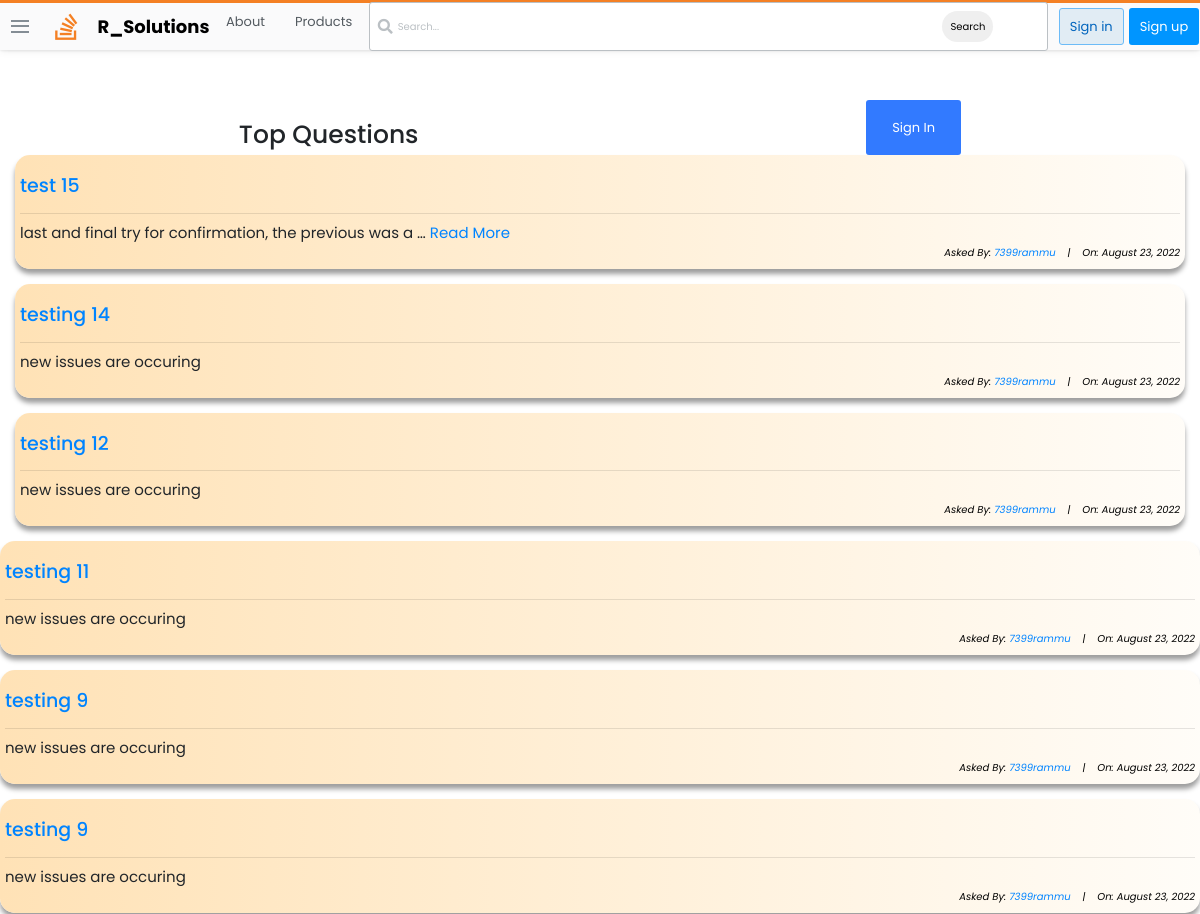
/questions (upper part), run on an earlier commit of the app's database.
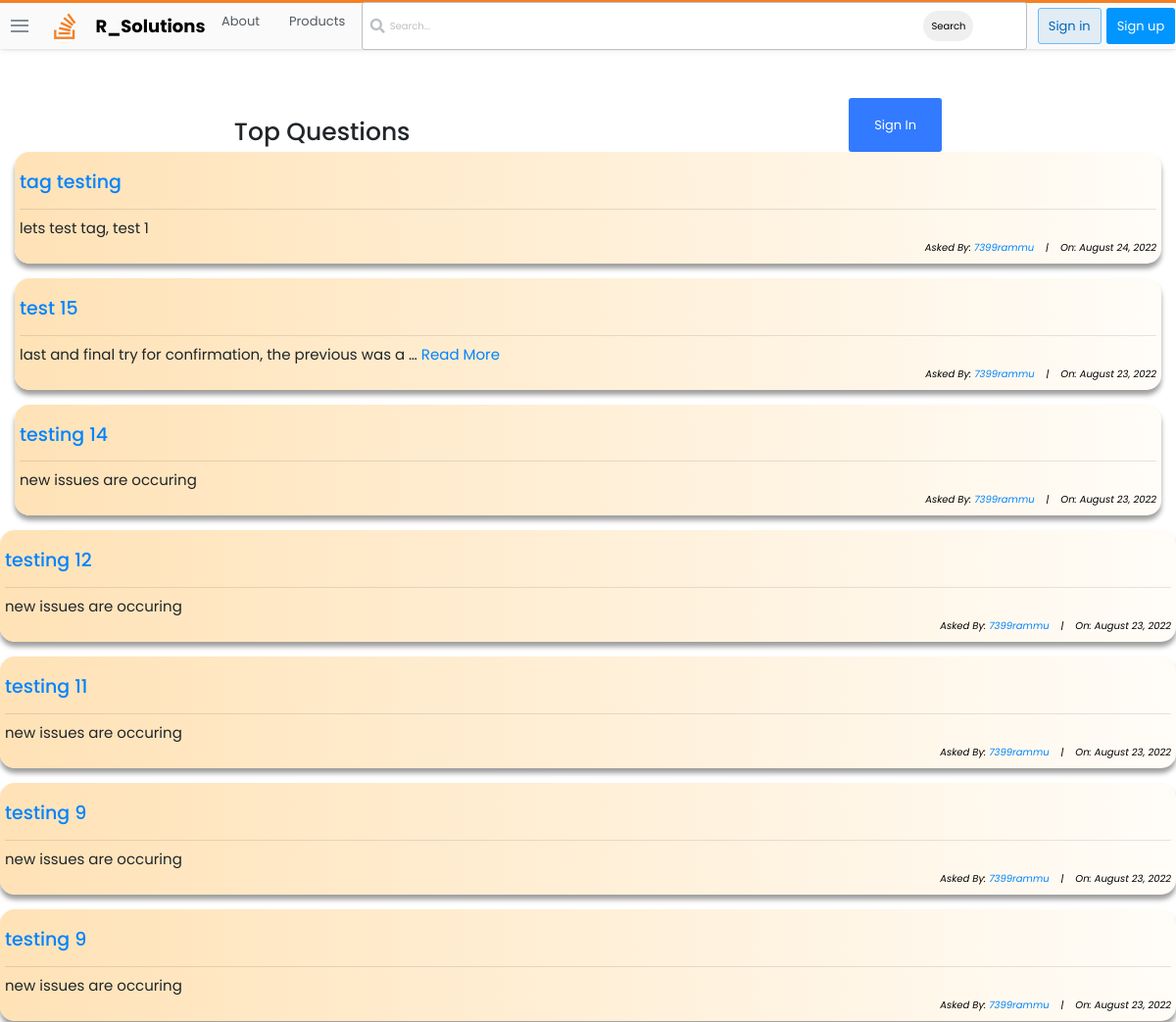
And on a later commit of the database.
### q_a/models.py (models this page shows, shortened)
class Question(models.Model):
    user = models.ForeignKey(User, on_delete=models.CASCADE)
    title = models.CharField(max_length=1000)
    description = models.TextField(null= True, blank=True, max_length=2000)
    image = models.ImageField(null= True, blank=True, upload_to='post_images')
    created_at = models.DateTimeField(default=datetime.now)
    votes = models.ManyToManyField(User, related_name='question_post')
    tags = TaggableManager()

### q_a/views.py (the view)
# urls.py: path('questions', views.Questions.as_view(), name='list'),  #as.view() is used for wiriting a class
class Questions(ListView):
    model = Question
    template_name = 'question_list.html'
    context_object_name = 'questions'
    ordering = ['-created_at']
    def get_context_data(self, **kwargs):
        context= super().get_context_data(**kwargs)
        search_input = self.request.GET.get('search-area') or ""
        if search_input:
            context['questions'] = context['questions'].filter(title__icontains = search_input)
            context['search_input'] = search_input
        return context

### q_a/templates/question_list.html (shortened to what this page needs)
{% extends 'base.html' %}
{% block content %}
<!DOCTYPE html>
<html lang="en">
<head>
</head>
<body>
    <div class="container">
        <div id="sub-nav">
            <h1 id="fh1">Top Questions</h1>
            {% if user.is_authenticated %}
            <button class="btn" id="logout-btn"><a id="fa" href="{% url 'q_a:new-question' %}" style="color: white; text-decoration: none;">Ask Question</a></button>
            {% else %}
            <button class="btn" id="logout-btn"><a id="fa" href="{% url 'users:signin' %}" style="color: white; text-decoration: none;">Sign In</a></button>
            {% endif %}
        </div>
        <div class="list-question">
            <div class="questions">
                {% for question in questions %}
                <div class="container" style="background: linear-gradient(to right, rgb(255, 226, 182), rgba(255, 166, 0, 0.027)); padding: 5px; box-shadow: rgba(0, 0, 0, 0.383) 0px 5px 5px 0px; border-radius: 15px;" >
                    <div id="title-sec" style="display: flex; align-items: center;">
                        <h3 id="fh3"><a href="{% url 'q_a:question-details' question.id %}">{{ question.title }}</a></h3>
                    </div>
                    <hr>
                    {% if question.description|wordcount <= 10 %}
                    <h6 id="fh6" style="text-align: left;">{{ question.description}}</h6>
                    {% else %}
                    <h6 id="fh6" style="text-align: left;">{{ question.description|truncatewords:10}} <a href="{% url 'q_a:question-details' question.id %}">Read More</a></h6>
                    {% endif %}
                    <h6 id="fh6" style="font-size: 10px; font-style: italic; color: rgb(0, 0, 0);">Asked By: <a href="{% url 'users:profile' %}">{{ question.user }}</a>&nbsp;&nbsp;&nbsp; |&nbsp;&nbsp;&nbsp; On: {{question.created_at|date:"F j, Y"}}</h6>
                </div> <br>
            </div>
            {% endfor %}
</body>
</html>
{% endblock content %}

### base/templates/base.html (shortened to what this page needs)
{% load static %}
<!doctype html>
<html lang="en">
<head>
    <link rel="stylesheet" href="https://cdnjs.cloudflare.com/ajax/libs/font-awesome/5.14.0/css/all.min.css" />
    <link rel="stylesheet" href="https://maxcdn.bootstrapcdn.com/bootstrap/4.0.0/css/bootstrap.min.css">
    <link rel="stylesheet" href="{% static 'main.css' %}">
</head>
<body>
<header>
<div class="nav-container">
    <nav>
        <div class="nav-brand">
            <div class="hamburger-menu-container">
                <div class="hamburger-menu">
                    <div class="line"></div>
                    <div class="line"></div>
                    <div class="line"></div>
                </div>
            </div>
            <a href="" class="nav-icon">
                <i class="fab fa-stack-overflow"></i>
                <a href="{% url 'base:home' %}" style="text-decoration: none; color: black;"><div class="nav-icon-text"><span class="nav-bold-text">R_Solutions</span></a>
                </div>
        </div>
        <div class="nav-base-links">
            <ul>
                <li><a href="{% url 'base:about' %}">About</a></li>
                <li><a href="https://stackoverflow.co/teams/">Products</a></li>
            </ul>
        </div>
        <div class="nav-search">
            <div class="search-container">
                <i class="fas fa-search"></i>
                <form action="" method="GET">
                    <input type="text" id="" name="search-area" placeholder="Search...">
                    <button type="submit" style="margin-left: 340px; border-radius: 25px; border: none; padding: 8px;">Search</button>
                </form>
            </div>
        </div>
        <div class="nav-right-buttons">
            {% if user.is_authenticated %}
                <a href="{% url 'users:profile' %}" class="btn btn-profile">Profile</a>
                <a href="{% url 'users:signout' %}" class="btn btn-logut">Sign Out</a>
            {% else %}
                <a href="{% url 'users:signin' %}" class="btn btn-login">Sign in</a>
                <a href="{% url 'users:signup' %}" class="btn btn-register">Sign up</a>
            {% endif %}
        </div>
</header>
{% block content %}
{% endblock content %}
</body>
</html>

### q_a/templates/question_list.html (style rules this page uses)
body { margin-top: 100px; font-family: 'Poppins', sans-serif; }
#fh1 { margin-top: 20px; }
#sub-nav { display: flex; justify-content: space-around; }
#logout-btn { background-color: rgb(50, 122, 255); }
#fh3 { text-align: left; font-size: 19px; padding-top: 15px; }
#fh6 { text-align: right; font-size: 15px; font-weight: normal; }
a { color: rgb(0, 132, 255); }

What changed in the data, as far as the page shows it:
added Question: title "tag testing", description "lets test tag, test 1", user "7399rammu", created_at "August 24, 2022"
